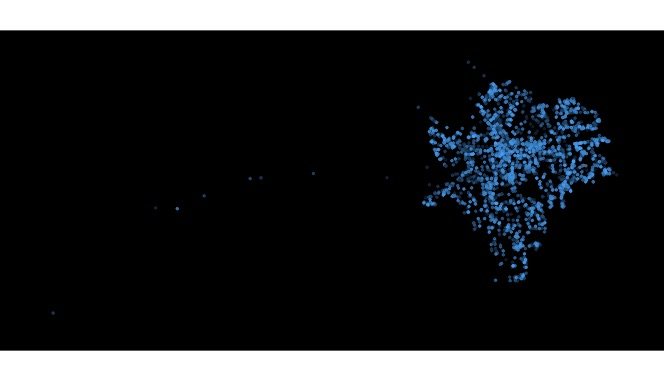

The R source for this figure:
library(ggplot2)
library(tidyverse)
library(gridExtra)

theme_black = function(base_size = 12, base_family = "") {
  
  theme_grey(base_size = base_size, base_family = base_family) %+replace%
    
    theme(
      # Specify axis options
      axis.line = element_blank(),  
      axis.text.x = element_text(size = base_size*0.8, color = "white", lineheight = 0.9),  
      axis.text.y = element_text(size = base_size*0.8, color = "white", lineheight = 0.9),  
      axis.ticks = element_line(color = "white", size  =  0.2),  
      axis.title.x = element_text(size = base_size, color = "white", margin = margin(0, 10, 0, 0)),  
      axis.title.y = element_text(size = base_size, color = "white", angle = 90, margin = margin(0, 10, 0, 0)),  
      axis.ticks.length = unit(0.3, "lines"),   
      # Specify legend options
      legend.background = element_rect(color = NA, fill = "black"),  
      legend.key = element_rect(color = "white",  fill = "black"),  
      legend.key.size = unit(1.2, "lines"),  
      legend.key.height = NULL,  
      legend.key.width = NULL,      
      legend.text = element_text(size = base_size*0.8, color = "white"),  
      legend.title = element_text(size = base_size*0.8, face = "bold", hjust = 0, color = "white"),  
      legend.position = "right",  
      legend.text.align = NULL,  
      legend.title.align = NULL,  
      legend.direction = "vertical",  
      legend.box = NULL, 
      # Specify panel options
      panel.background = element_rect(fill = "black", color  =  NA),  
      panel.border = element_rect(fill = NA, color = "white"),  
      panel.grid.major = element_line(color = "grey35"),  
      panel.grid.minor = element_line(color = "grey20"),  
      panel.margin = unit(0.5, "lines"),   
      # Specify facetting options
      strip.background = element_rect(fill = "grey30", color = "grey10"),  
      strip.text.x = element_text(size = base_size*0.8, color = "white"),  
      strip.text.y = element_text(size = base_size*0.8, color = "white",angle = -90),  
      # Specify plot options
      plot.background = element_rect(color = "black", fill = "black"),  
      plot.title = element_text(size = base_size*1.2, color = "white"),  
      plot.margin = unit(rep(1, 4), "lines")
      
    )
  
}

water_main_breaks <- read.csv("Water_Main_Breaks.csv", stringsAsFactors = FALSE) 

water_main_breaks <- filter(water_main_breaks, (lat > 0) & (lon < 0))
ggplot(water_main_breaks, aes(X, Y, color = year)) +
  geom_point(size = .5, alpha = .7) +
  coord_fixed(1.3) +
  theme_black() + theme(legend.position = "none",
                        axis.title.x = element_blank(),
                        axis.title.y = element_blank(),
                        axis.ticks = element_blank(),
                        panel.grid.major = element_blank(), 
                        panel.grid.minor = element_blank(),
                        panel.border = element_blank(),
                        axis.text.x=element_blank(),
                        axis.text.y=element_blank())
